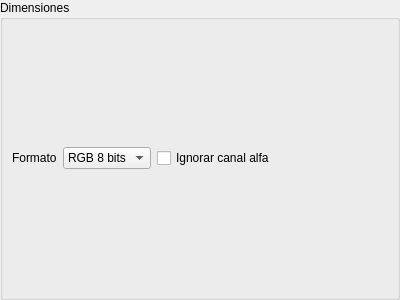
<?xml version="1.0" encoding="UTF-8"?>
<ui version="4.0">
 <class>ImageRepresentationWidget</class>
 <widget class="QWidget" name="ImageRepresentationWidget">
  <property name="geometry">
   <rect>
    <x>0</x>
    <y>0</y>
    <width>400</width>
    <height>300</height>
   </rect>
  </property>
  <property name="sizePolicy">
   <sizepolicy hsizetype="Minimum" vsizetype="Minimum">
    <horstretch>0</horstretch>
    <verstretch>0</verstretch>
   </sizepolicy>
  </property>
  <property name="windowTitle">
   <string>Form</string>
  </property>
  <layout class="QVBoxLayout" name="verticalLayout">
   <property name="leftMargin">
    <number>0</number>
   </property>
   <property name="topMargin">
    <number>0</number>
   </property>
   <property name="rightMargin">
    <number>0</number>
   </property>
   <property name="bottomMargin">
    <number>0</number>
   </property>
   <item>
    <widget class="QGroupBox" name="groupBox_2">
     <property name="sizePolicy">
      <sizepolicy hsizetype="Minimum" vsizetype="Minimum">
       <horstretch>0</horstretch>
       <verstretch>0</verstretch>
      </sizepolicy>
     </property>
     <property name="title">
      <string>Dimensiones</string>
     </property>
     <layout class="QVBoxLayout" name="verticalLayout_2">
      <item>
       <layout class="QHBoxLayout" name="horizontalLayout">
        <item>
         <widget class="QLabel" name="label_6">
          <property name="sizePolicy">
           <sizepolicy hsizetype="Maximum" vsizetype="Preferred">
            <horstretch>0</horstretch>
            <verstretch>0</verstretch>
           </sizepolicy>
          </property>
          <property name="text">
           <string>Formato</string>
          </property>
         </widget>
        </item>
        <item>
         <widget class="QComboBox" name="cbImageFormat">
          <property name="sizePolicy">
           <sizepolicy hsizetype="Maximum" vsizetype="Fixed">
            <horstretch>0</horstretch>
            <verstretch>0</verstretch>
           </sizepolicy>
          </property>
          <item>
           <property name="text">
            <string>RGB 8 bits</string>
           </property>
          </item>
         </widget>
        </item>
        <item>
         <widget class="QCheckBox" name="cbxIgnoreAlpha">
          <property name="sizePolicy">
           <sizepolicy hsizetype="Minimum" vsizetype="Fixed">
            <horstretch>0</horstretch>
            <verstretch>0</verstretch>
           </sizepolicy>
          </property>
          <property name="text">
           <string>Ignorar canal alfa</string>
          </property>
         </widget>
        </item>
        <item>
         <spacer name="horizontalSpacer">
          <property name="orientation">
           <enum>Qt::Horizontal</enum>
          </property>
          <property name="sizeHint" stdset="0">
           <size>
            <width>40</width>
            <height>20</height>
           </size>
          </property>
         </spacer>
        </item>
       </layout>
      </item>
     </layout>
    </widget>
   </item>
  </layout>
 </widget>
 <resources/>
 <connections/>
</ui>
